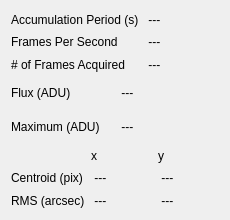
<?xml version="1.0" encoding="UTF-8"?>
<ui version="4.0">
 <class>CameraData</class>
 <widget class="QWidget" name="CameraData">
  <property name="geometry">
   <rect>
    <x>0</x>
    <y>0</y>
    <width>230</width>
    <height>220</height>
   </rect>
  </property>
  <property name="windowTitle">
   <string>Form</string>
  </property>
  <layout class="QVBoxLayout" name="verticalLayout">
   <item>
    <layout class="QGridLayout" name="gridLayout_3">
     <item row="0" column="0">
      <widget class="QLabel" name="accumPeriodLabel">
       <property name="text">
        <string>Accumulation Period (s)</string>
       </property>
      </widget>
     </item>
     <item row="0" column="1">
      <widget class="QLabel" name="accumPeriodValueLabel">
       <property name="minimumSize">
        <size>
         <width>50</width>
         <height>0</height>
        </size>
       </property>
       <property name="text">
        <string> --- </string>
       </property>
      </widget>
     </item>
     <item row="1" column="0">
      <widget class="QLabel" name="fpsLabel">
       <property name="text">
        <string>Frames Per Second</string>
       </property>
      </widget>
     </item>
     <item row="1" column="1">
      <widget class="QLabel" name="fpsValueLabel">
       <property name="minimumSize">
        <size>
         <width>50</width>
         <height>0</height>
        </size>
       </property>
       <property name="text">
        <string> --- </string>
       </property>
      </widget>
     </item>
     <item row="2" column="0">
      <widget class="QLabel" name="numFramesAcqLabel">
       <property name="text">
        <string># of Frames Acquired</string>
       </property>
      </widget>
     </item>
     <item row="2" column="1">
      <widget class="QLabel" name="numFramesAcqValueLabel">
       <property name="minimumSize">
        <size>
         <width>50</width>
         <height>0</height>
        </size>
       </property>
       <property name="text">
        <string> --- </string>
       </property>
      </widget>
     </item>
    </layout>
   </item>
   <item>
    <layout class="QGridLayout" name="gridLayout_2">
     <item row="0" column="0">
      <widget class="QLabel" name="fluxLabel">
       <property name="text">
        <string>Flux (ADU)</string>
       </property>
      </widget>
     </item>
     <item row="0" column="1">
      <widget class="QLabel" name="fluxValueLabel">
       <property name="minimumSize">
        <size>
         <width>50</width>
         <height>0</height>
        </size>
       </property>
       <property name="text">
        <string> --- </string>
       </property>
      </widget>
     </item>
     <item row="1" column="0">
      <widget class="QLabel" name="maxAdcLabel">
       <property name="text">
        <string>Maximum (ADU)</string>
       </property>
      </widget>
     </item>
     <item row="1" column="1">
      <widget class="QLabel" name="maxAdcValueLabel">
       <property name="minimumSize">
        <size>
         <width>50</width>
         <height>0</height>
        </size>
       </property>
       <property name="text">
        <string> --- </string>
       </property>
      </widget>
     </item>
    </layout>
   </item>
   <item>
    <layout class="QGridLayout" name="gridLayout">
     <item row="0" column="1">
      <widget class="QLabel" name="coordsXLabel">
       <property name="text">
        <string>x</string>
       </property>
      </widget>
     </item>
     <item row="0" column="2">
      <widget class="QLabel" name="coordsYLabel">
       <property name="text">
        <string>y</string>
       </property>
      </widget>
     </item>
     <item row="1" column="0">
      <widget class="QLabel" name="centroidLabel">
       <property name="text">
        <string>Centroid (pix)</string>
       </property>
      </widget>
     </item>
     <item row="1" column="1">
      <widget class="QLabel" name="centroidXLabel">
       <property name="minimumSize">
        <size>
         <width>50</width>
         <height>0</height>
        </size>
       </property>
       <property name="text">
        <string> --- </string>
       </property>
      </widget>
     </item>
     <item row="1" column="2">
      <widget class="QLabel" name="centroidYLabel">
       <property name="minimumSize">
        <size>
         <width>50</width>
         <height>0</height>
        </size>
       </property>
       <property name="text">
        <string> --- </string>
       </property>
      </widget>
     </item>
     <item row="2" column="0">
      <widget class="QLabel" name="rmsLabel">
       <property name="text">
        <string>RMS (arcsec)</string>
       </property>
      </widget>
     </item>
     <item row="2" column="1">
      <widget class="QLabel" name="rmsXLabel">
       <property name="minimumSize">
        <size>
         <width>50</width>
         <height>0</height>
        </size>
       </property>
       <property name="text">
        <string> --- </string>
       </property>
      </widget>
     </item>
     <item row="2" column="2">
      <widget class="QLabel" name="rmsYLabel">
       <property name="minimumSize">
        <size>
         <width>50</width>
         <height>0</height>
        </size>
       </property>
       <property name="text">
        <string> --- </string>
       </property>
      </widget>
     </item>
    </layout>
   </item>
  </layout>
 </widget>
 <resources/>
 <connections/>
</ui>
